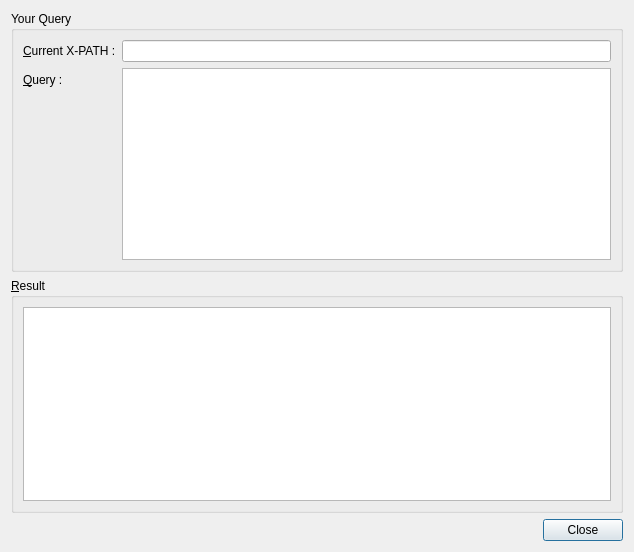
<ui version="4.0" >
 <class>XQueryDialog</class>
 <widget class="QDialog" name="XQueryDialog" >
  <property name="geometry" >
   <rect>
    <x>0</x>
    <y>0</y>
    <width>634</width>
    <height>552</height>
   </rect>
  </property>
  <property name="windowTitle" >
   <string>Evaluate X-PATH</string>
  </property>
  <layout class="QVBoxLayout" name="verticalLayout" >
   <item>
    <widget class="QGroupBox" name="groupBox" >
     <property name="title" >
      <string>Your Query</string>
     </property>
     <layout class="QFormLayout" name="formLayout" >
      <item row="0" column="0" >
       <widget class="QLabel" name="label" >
        <property name="text" >
         <string>&amp;Current X-PATH :</string>
        </property>
        <property name="buddy" >
         <cstring>m_xpathTextEdit</cstring>
        </property>
       </widget>
      </item>
      <item row="0" column="1" >
       <widget class="QLineEdit" name="m_xpathTextEdit" />
      </item>
      <item row="1" column="0" >
       <widget class="QLabel" name="label_2" >
        <property name="text" >
         <string>&amp;Query :</string>
        </property>
        <property name="buddy" >
         <cstring>m_queryTextEdit</cstring>
        </property>
       </widget>
      </item>
      <item row="1" column="1" >
       <widget class="TextEditor" name="m_queryTextEdit" />
      </item>
     </layout>
    </widget>
   </item>
   <item>
    <widget class="QGroupBox" name="groupBox_2" >
     <property name="title" >
      <string>&amp;Result</string>
     </property>
     <layout class="QGridLayout" name="gridLayout" >
      <item row="0" column="0" >
       <widget class="QPlainTextEdit" name="m_resultTextEdit" >
        <property name="readOnly" >
         <bool>true</bool>
        </property>
       </widget>
      </item>
     </layout>
    </widget>
   </item>
   <item>
    <widget class="QDialogButtonBox" name="m_buttonBox" >
     <property name="orientation" >
      <enum>Qt::Horizontal</enum>
     </property>
     <property name="standardButtons" >
      <set>QDialogButtonBox::Close</set>
     </property>
    </widget>
   </item>
  </layout>
 </widget>
 <customwidgets>
  <customwidget>
   <class>TextEditor</class>
   <extends>QPlainTextEdit</extends>
   <header location="global" >texteditor.h</header>
  </customwidget>
 </customwidgets>
 <resources/>
 <connections>
  <connection>
   <sender>m_buttonBox</sender>
   <signal>accepted()</signal>
   <receiver>XQueryDialog</receiver>
   <slot>accept()</slot>
   <hints>
    <hint type="sourcelabel" >
     <x>248</x>
     <y>254</y>
    </hint>
    <hint type="destinationlabel" >
     <x>157</x>
     <y>274</y>
    </hint>
   </hints>
  </connection>
  <connection>
   <sender>m_buttonBox</sender>
   <signal>rejected()</signal>
   <receiver>XQueryDialog</receiver>
   <slot>reject()</slot>
   <hints>
    <hint type="sourcelabel" >
     <x>316</x>
     <y>260</y>
    </hint>
    <hint type="destinationlabel" >
     <x>286</x>
     <y>274</y>
    </hint>
   </hints>
  </connection>
 </connections>
</ui>
